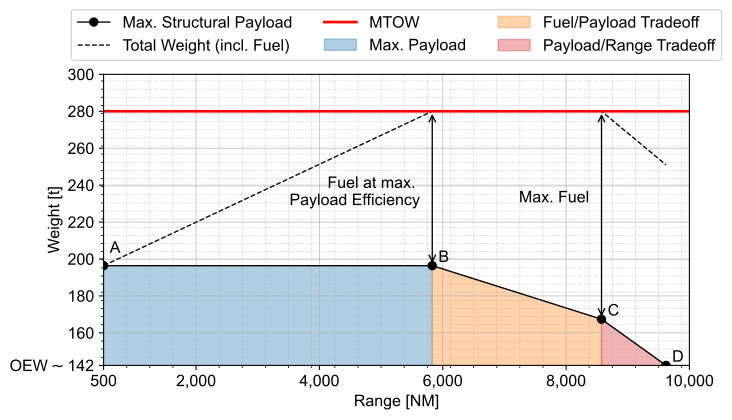

Source code (Python):
# %%
# runs code as interactive cell
# https://code.visualstudio.com/docs/python/jupyter-support-py

# IMPORTS #######################################

# sys
import os

# plotting
import matplotlib.pyplot as plt

# unit conversion
cm = 1 / 2.54  # for inches-cm conversion
# time manipulation
from datetime import datetime

# data science
import numpy as np
import pandas as pd

# SETUP #########################################

plt.rcParams.update({"font.family": "Arial", "font.size": 12})

# DATA IMPORT ###################################

# DATA MANIPULATION #############################

# https://en.wikipedia.org/wiki/Airbus_A350#Specifications
OEW = 142.4

# https://www.airbus.com/sites/g/files/jlcbta136/files/2021-11/Airbus-Commercial-Aircraft-AC-A350-900-1000.pdf
point_a = (500, 54 + OEW)
point_b = (5830, 54 + OEW)
point_c = (8575, 25 + OEW)
point_d = (9620, 0 + OEW)
point_a_325pax = (500, 30.5 + OEW)
point_b_325pax = (8050, 30.5 + OEW)

point_fuel_1 = (5830, 280)
point_fuel_2 = (8575, 280)
point_fuel_3 = (9620, 280 - (54 - 25))

# FIGURE ########################################

# SETUP ######################

fig, ax = plt.subplots(
    num="main",
    nrows=1,
    ncols=1,
    dpi=300,
    figsize=(20 * cm, 10 * cm),  # A4=(210x297)mm,
)

# AXIS LIMITS ################

ax.set_xlim(500, 10000)
ax.set_ylim(OEW, 300)

# TICKS AND LABELS ###########

ax.minorticks_on()
ax.tick_params(axis="x", which="minor", bottom=True)

import matplotlib.ticker as ticker


def thousand_formatter(value, tick_number):
    """
    Formats the tick label with thousand separators: 1000 = 1'000.
    """
    return f"{int(value):,}"  # .replace(",", "'")


ax.xaxis.set_major_formatter(ticker.FuncFormatter(thousand_formatter))

# Manually set the x-ticks from a list
x_ticks = [500, 2000, 4000, 6000, 8000, 10000]
ax.set_xticks(x_ticks)


# Get current y-ticks
y_ticks = ax.get_yticks()
y_tick_labels = [f"{tick:.0f}" for tick in y_ticks]  # Convert ticks to strings


# Manually set the y-ticks
y_ticks = [OEW, 160, 180, 200, 220, 240, 260, 280, 300]
ax.set_yticks(y_ticks)

# Modify the lowest y-tick label
y_tick_labels[0] = r"OEW$\sim$142"
# Set the modified labels
ax.set_yticks(y_ticks)
ax.set_yticklabels(y_tick_labels)


# GRIDS ######################

ax.grid(which="major", axis="y", linestyle="-", linewidth=0.5)
ax.grid(which="minor", axis="y", linestyle=":", linewidth=0.5)
ax.grid(which="major", axis="x", linestyle="-", linewidth=0.5)
ax.grid(which="minor", axis="x", linestyle=":", linewidth=0.5)

# axes[0]IS LABELS ################

ax.set_xlabel("Range [NM]")
ax.set_ylabel("Weight [t]")
ax.yaxis.set_label_coords(-0.07, 0.5)

# PLOTTING ###################

plt.plot(
    [point_a[0], point_b[0], point_c[0], point_d[0]],
    [point_a[1], point_b[1], point_c[1], point_d[1]],
    color="black",
    linestyle="-",
    linewidth=1,
    marker="o",
    label="Max. Structural Payload",
)
plt.plot(
    [point_a[0], point_fuel_1[0], point_fuel_2[0], point_fuel_3[0]],
    [point_a[1], point_fuel_2[1], point_fuel_2[1], point_fuel_3[1]],
    color="black",
    linestyle="--",
    linewidth=1,
    label="Total Weight (incl. Fuel)",
)

# Add a horizontal line at 280
ax.axhline(y=280, color="red", linestyle="-", linewidth=2, label="MTOW")

ax.annotate(
    "A",
    xy=point_a,
    xytext=(point_a[0] + 100, point_a[1] + 7),
    fontsize=12,
)
ax.annotate(
    "B",
    xy=point_b,
    xytext=(point_b[0] + 100, point_b[1] + 2),
    fontsize=12,
)
ax.annotate(
    "C",
    xy=point_c,
    xytext=(point_c[0] + 100, point_c[1] + 2),
    fontsize=12,
)
ax.annotate(
    "D",
    xy=point_d,
    xytext=(point_d[0] + 100, point_d[1] + 2),
    fontsize=12,
)

ax.fill_between(
    x=[point_a[0], point_b[0]],
    y1=[point_a[1], point_b[1]],
    y2=0,
    color="tab:blue",
    alpha=0.35,
    label="Max. Payload",
)
ax.fill_between(
    x=[point_b[0], point_c[0]],
    y1=[point_b[1], point_c[1]],
    y2=0,
    color="tab:orange",
    alpha=0.35,
    label="Fuel/Payload Tradeoff",
)
ax.fill_between(
    x=[point_c[0], point_d[0]],
    y1=[point_c[1], point_d[1]],
    y2=0,
    color="tab:red",
    alpha=0.35,
    label="Payload/Range Tradeoff",
)

ax.annotate(
    "",
    xy=point_b,
    xytext=point_fuel_1,
    arrowprops=dict(arrowstyle="<->", color="black", lw=1),
)

mid_x = (point_b[0] + point_fuel_1[0]) / 2
mid_y = (point_b[1] + point_fuel_1[1]) / 2
ax.text(
    mid_x - 200,
    mid_y - 9,
    "Fuel at max. \n Payload Efficiency",
    ha="right",
    fontsize=12,
)

ax.annotate(
    "",
    xy=point_c,
    xytext=point_fuel_2,
    arrowprops=dict(arrowstyle="<->", color="black", lw=1),
)

mid_x_2 = (point_c[0] + point_fuel_2[0]) / 2
mid_y_2 = (point_c[1] + point_fuel_2[1]) / 2
ax.text(mid_x_2 - 200, mid_y_2 + 7, "Max. Fuel", ha="right", fontsize=12)


# LEGEND ####################

ax.legend(
    loc="upper center",
    bbox_to_anchor=(0.5, 1.25),
    ncol=3,
)

# EXPORT #########################################

from pathlib import Path

figure_name: str = str(Path(__file__).stem + ".svg")

plt.savefig(fname=figure_name, format="svg", bbox_inches="tight", transparent=False)
